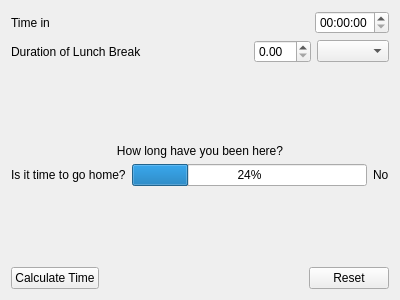
<?xml version="1.0" encoding="UTF-8"?>
<ui version="4.0">
 <class>MainWindow</class>
 <widget class="QMainWindow" name="MainWindow">
  <property name="geometry">
   <rect>
    <x>0</x>
    <y>0</y>
    <width>400</width>
    <height>300</height>
   </rect>
  </property>
  <property name="windowTitle">
   <string>MainWindow</string>
  </property>
  <widget class="QWidget" name="centralWidget">
   <layout class="QVBoxLayout" name="verticalLayout">
    <item>
     <layout class="QHBoxLayout" name="timeInHorizontalLayout">
      <item>
       <widget class="QLabel" name="timeInLabel">
        <property name="text">
         <string>Time in</string>
        </property>
       </widget>
      </item>
      <item>
       <spacer name="horizontalSpacer_3">
        <property name="orientation">
         <enum>Qt::Horizontal</enum>
        </property>
        <property name="sizeHint" stdset="0">
         <size>
          <width>40</width>
          <height>20</height>
         </size>
        </property>
       </spacer>
      </item>
      <item>
       <widget class="QTimeEdit" name="timeInTimeEdit"/>
      </item>
     </layout>
    </item>
    <item>
     <layout class="QHBoxLayout" name="lunchBreakHorizontalLayout">
      <item>
       <widget class="QLabel" name="lunchBreakLabel">
        <property name="text">
         <string>Duration of Lunch Break</string>
        </property>
       </widget>
      </item>
      <item>
       <spacer name="horizontalSpacer">
        <property name="orientation">
         <enum>Qt::Horizontal</enum>
        </property>
        <property name="sizeHint" stdset="0">
         <size>
          <width>40</width>
          <height>20</height>
         </size>
        </property>
       </spacer>
      </item>
      <item>
       <widget class="QDoubleSpinBox" name="lunchBreakDoubleSpinner"/>
      </item>
      <item>
       <widget class="QComboBox" name="hoursOrMinutesComboBox"/>
      </item>
     </layout>
    </item>
    <item>
     <spacer name="verticalSpacer_2">
      <property name="orientation">
       <enum>Qt::Vertical</enum>
      </property>
      <property name="sizeHint" stdset="0">
       <size>
        <width>20</width>
        <height>40</height>
       </size>
      </property>
     </spacer>
    </item>
    <item>
     <widget class="QLabel" name="durationOfTimeLabel">
      <property name="text">
       <string>How long have you been here?</string>
      </property>
      <property name="alignment">
       <set>Qt::AlignCenter</set>
      </property>
     </widget>
    </item>
    <item>
     <layout class="QHBoxLayout" name="timeToGoHomeLayout">
      <item>
       <widget class="QLabel" name="timeToGoHomeLabel">
        <property name="text">
         <string>Is it time to go home?</string>
        </property>
       </widget>
      </item>
      <item>
       <widget class="QProgressBar" name="lengthOfTimeProgressBar">
        <property name="value">
         <number>24</number>
        </property>
       </widget>
      </item>
      <item>
       <widget class="QLabel" name="yesOrNoLabel">
        <property name="text">
         <string>No</string>
        </property>
       </widget>
      </item>
     </layout>
    </item>
    <item>
     <spacer name="verticalSpacer">
      <property name="orientation">
       <enum>Qt::Vertical</enum>
      </property>
      <property name="sizeHint" stdset="0">
       <size>
        <width>20</width>
        <height>40</height>
       </size>
      </property>
     </spacer>
    </item>
    <item>
     <layout class="QHBoxLayout" name="horizontalLayout">
      <item>
       <widget class="QPushButton" name="calculateTimeButton">
        <property name="text">
         <string>Calculate Time</string>
        </property>
       </widget>
      </item>
      <item>
       <spacer name="horizontalSpacer_4">
        <property name="orientation">
         <enum>Qt::Horizontal</enum>
        </property>
        <property name="sizeHint" stdset="0">
         <size>
          <width>40</width>
          <height>20</height>
         </size>
        </property>
       </spacer>
      </item>
      <item>
       <widget class="QPushButton" name="resetButton">
        <property name="text">
         <string>Reset</string>
        </property>
       </widget>
      </item>
     </layout>
    </item>
   </layout>
  </widget>
 </widget>
 <layoutdefault spacing="6" margin="11"/>
 <resources/>
 <connections/>
</ui>
